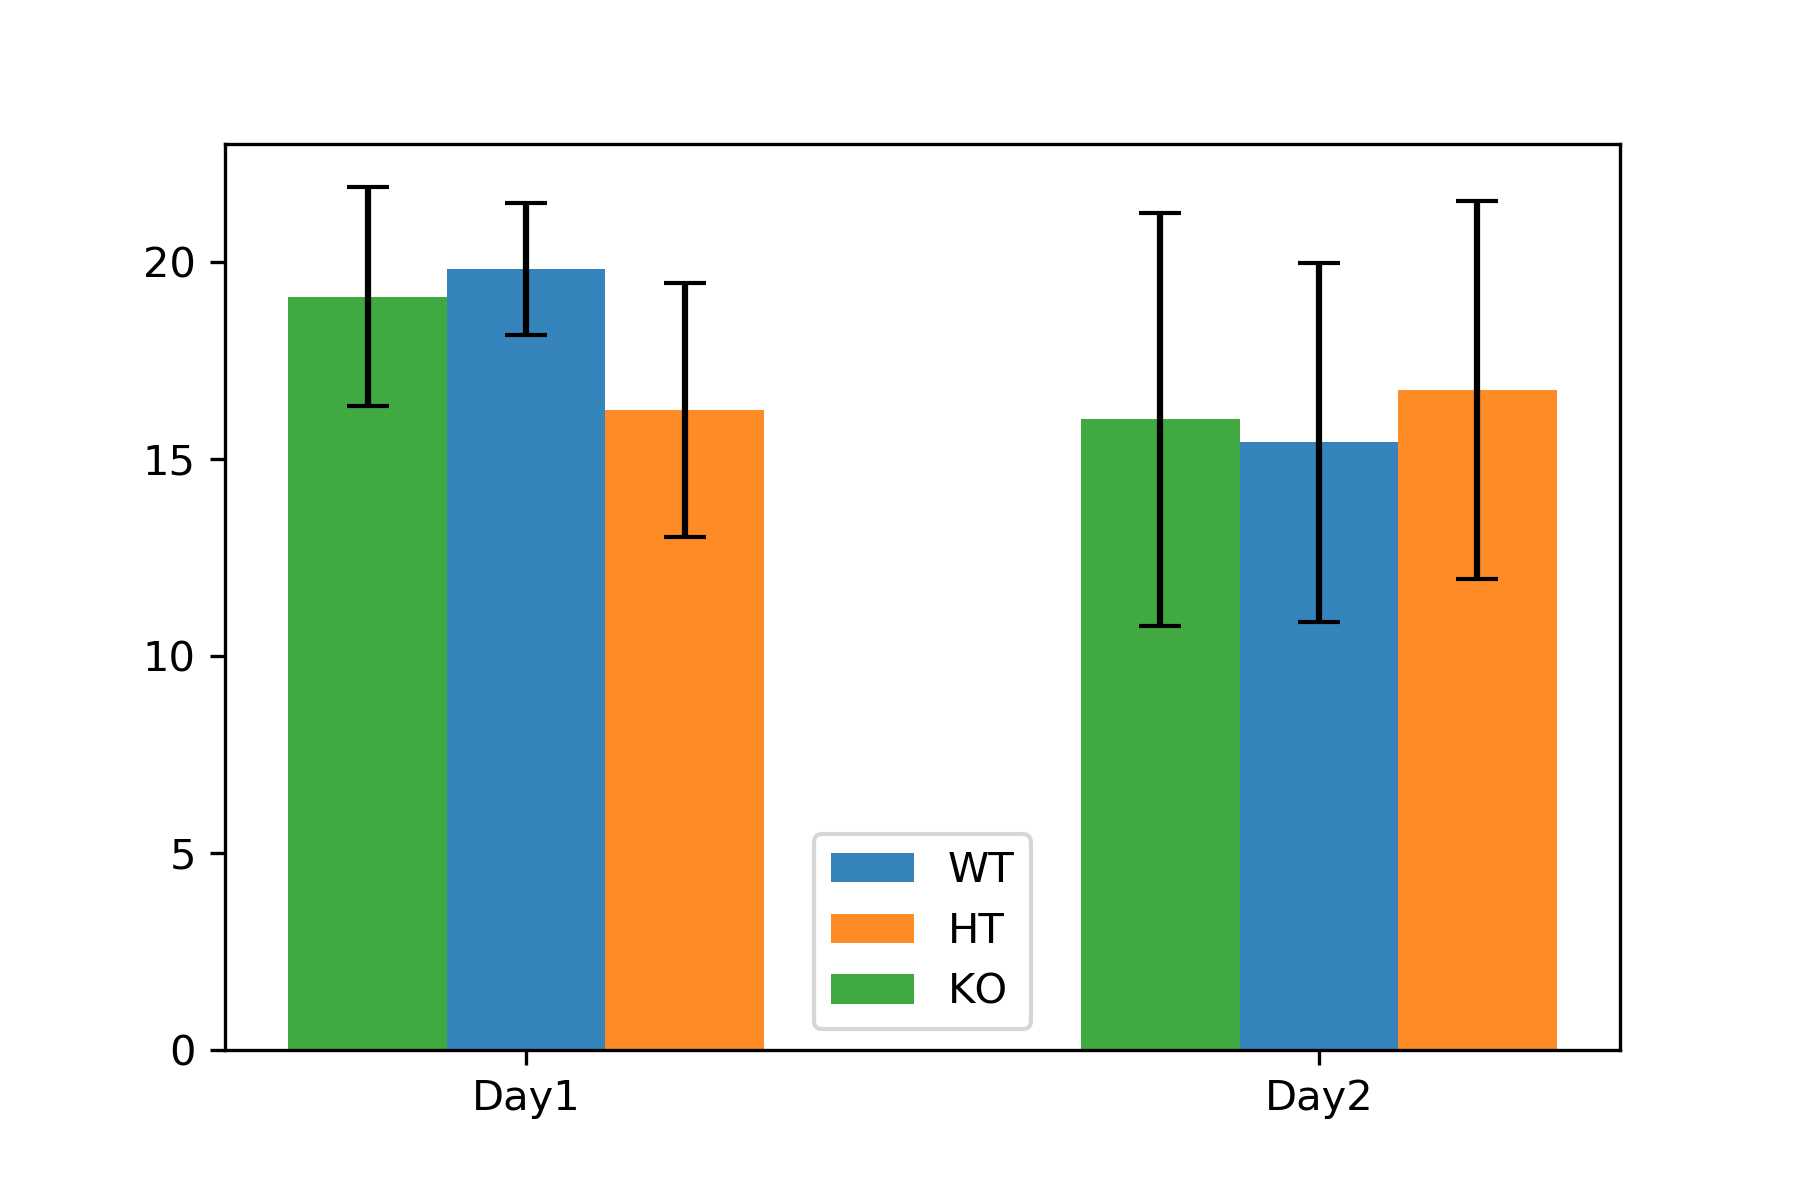

This figure's Python source:
#!/usr/bin/env python3
# -*- coding: utf-8 -*

import common
import statistics
import matplotlib.pyplot as plt
import numpy as np

data, start1, end1, start2, end2 = common.load_data(\
    '../data/comp+old-behav-flex/2017-03-20 11.02.07.zip', \
    '../data/comp+old-behav-flex/2017-03-20 19.58.27.zip', \
    '../data/comp+old-behav-flex/2017-03-21 09.53.27.zip', \
    phase1='Day 1', phase2='Day 2')

start = {'start1': start1, 'start2': start2}
end = {'end1': end1, 'end2': end2}
dataSets = ['Day 1', 'Day 2']

for i in range(1, 3):
    startStr = 'start' + str(i)
    endStr = 'end' + str(i)
    
    durationByMouse = dict()
    durationByGroup = dict()

    for mouse in sorted(data.getGroup()):
        if mouse != 'Cage9 Pump':
            mice = [data.getAnimal(m) for m in data.getGroup(mouse).Animals]
            visits = data.getVisits(\
                mice=mice, start=start[startStr], end=end[endStr])
            visitorNames = [v.Animal.Name for v in visits]
        
            if mouse[6:] not in durationByGroup:
                durationByGroup[mouse[6:]] = 0
        
            for mouse in set(visitorNames):
                if mouse != '19 WT' and mouse != '13 KO':
                
                    if mouse not in durationByMouse:
                        durationByMouse[mouse] = 0
                    
                    for j in range(0, len(visitorNames)):
                        if visitorNames[j] == mouse:
                            durationByMouse[mouse] = durationByMouse[mouse] \
                                + visits[j].Duration.total_seconds()
                            durationByGroup[mouse[-2:]] = \
                                durationByGroup[mouse[-2:]] + \
                                visits[j].Duration.total_seconds()
                            
    if i == 1:
        durationByMouse1 = durationByMouse
        durationByGroup1 = durationByGroup
        print('%s: %d seconds' % ('WT1', durationByGroup['WT']))
        print('%s: %d seconds' % ('HT1', durationByGroup['HT']))
        print('%s: %d seconds' % ('KO1', durationByGroup['KO']))
    else:
        durationByMouse2 = durationByMouse
        durationByGroup2 = durationByGroup
        print('%s: %d seconds' % ('WT2', durationByGroup['WT']))
        print('%s: %d seconds' % ('HT2', durationByGroup['HT']))
        print('%s: %d seconds' % ('KO2', durationByGroup['KO']))
        
for i in range(1, 3):
    startStr = 'start' + str(i)
    endStr = 'end' + str(i)
    
    pokesByMouse = dict()
    pokesByGroup = dict()

    for mouse in sorted(data.getGroup()):
        if mouse != 'Cage9 Pump':
            mice = [data.getAnimal(m) for m in data.getGroup(mouse).Animals]
            visits = data.getVisits(\
                mice=mice, start=start[startStr], end=end[endStr])
            visitorNames = [v.Animal.Name for v in visits]
        
            if mouse[6:] not in pokesByGroup:
                pokesByGroup[mouse[6:]] = 0
        
            for mouse in set(visitorNames):
                if mouse != '19 WT' and mouse != '13 KO':
                
                    if mouse not in pokesByMouse:
                        pokesByMouse[mouse] = 0
                    
                    for j in range(0, len(visitorNames)):
                        for k in range(0, len(visits[j].Nosepokes)):
                            if visitorNames[j] == mouse:
                                pokesByMouse[mouse] = \
                                    pokesByMouse[mouse] + \
                                visits[j].Nosepokes[k].Duration.total_seconds()
                                
                                pokesByGroup[mouse[-2:]] = \
                                    pokesByGroup[mouse[-2:]] + \
                                visits[j].Nosepokes[k].Duration.total_seconds()
                            
    if i == 1:
        pokesByMouse1 = pokesByMouse
        pokesByGroup1 = pokesByGroup
        print('%s: %d seconds' % ('WT1', pokesByGroup['WT']))
        print('%s: %d seconds' % ('HT1', pokesByGroup['HT']))
        print('%s: %d seconds' % ('KO1', pokesByGroup['KO']))
    else:
        pokesByMouse2 = pokesByMouse
        pokesByGroup2 = pokesByGroup
        print('%s: %d seconds' % ('WT2', pokesByGroup['WT']))
        print('%s: %d seconds' % ('HT2', pokesByGroup['HT']))
        print('%s: %d seconds' % ('KO2', pokesByGroup['KO']))
        
durationToPoke = [[0, 0, 0], [0, 0, 0]]        
for i in range(0, 2):
    if i == 0:
        analyzeDuration = durationByGroup1
        analyzePokes = pokesByGroup1
    else:
        analyzeDuration = durationByGroup2
        analyzePokes = pokesByGroup2
    
    for key,val in analyzePokes.items():
        if key == 'HT':
            durationToPoke[i][0] = (val / analyzeDuration[key]) * 100
        if key == 'KO':
            durationToPoke[i][1] = (val / analyzeDuration[key]) * 100
        if key == 'WT':
            durationToPoke[i][2] = (val / analyzeDuration[key]) * 100
            
pokesMouse = [pokesByMouse1, pokesByMouse2]
durationMouse = [durationByMouse1, durationByMouse2]       

WT1mice = [0 for x in range(10)]
HT1mice = [0 for x in range(10)]
KO1mice = [0 for x in range(10)]

WT2mice = [0 for x in range(10)]
HT2mice = [0 for x in range(10)]
KO2mice = [0 for x in range(10)]

w = 0
h = 0
k = 0
for i in range(0, 2):
    for mouse in set(pokesMouse[i]):
        if mouse[-2:] == 'WT':
            if i == 0:
                WT1mice[w] = pokesMouse[i][mouse] / durationMouse[i][mouse] \
                    * 100
                w = w + 1
            else:
                WT2mice[w] = pokesMouse[i][mouse] / durationMouse[i][mouse] \
                    * 100
                w = w + 1
        elif mouse[-2:] == 'HT':
            if i == 0:
                HT1mice[h] = pokesMouse[i][mouse] / durationMouse[i][mouse] \
                    * 100
                h = h + 1
            else:
                HT2mice[h] = pokesMouse[i][mouse] / durationMouse[i][mouse] \
                    * 100
                h = h + 1
        elif mouse[-2:] == 'KO':
            if i == 0:
                KO1mice[k] = pokesMouse[i][mouse] / durationMouse[i][mouse] \
                    * 100
                k = k + 1
            else:
                KO2mice[k] = pokesMouse[i][mouse] / durationMouse[i][mouse] \
                    * 100
                k = k + 1
    w = 0
    h = 0
    k = 0

from scipy import stats

stdevMice = [WT1mice, HT1mice, KO1mice, WT2mice, HT2mice, KO2mice]
semMice = [WT1mice, HT1mice, KO1mice, WT2mice, HT2mice, KO2mice]
normality = [WT1mice, HT1mice, KO1mice, WT2mice, HT2mice, KO2mice]

for i in range(0, len(stdevMice)):
    stdevMice[i] = statistics.stdev(stdevMice[i])
    semMice[i] = stats.sem(semMice[i])
    normality[i] = stats.shapiro(normality[i])

variance = stats.levene(WT1mice, HT1mice, KO1mice, WT2mice, HT2mice, KO2mice)

dunns = common.kw_dunn([WT1mice, HT1mice, KO1mice, WT2mice, HT2mice, KO2mice], \
                       [(3, 5), (4, 5)])
    
semWT = [semMice[0], semMice[3]]
semHT = [semMice[1], semMice[4]]
semKO = [semMice[2], semMice[5]]    
    
semWT = [semMice[0], semMice[3]]
semHT = [semMice[1], semMice[4]]
semKO = [semMice[2], semMice[5]]

width = 0.8

WT = [durationToPoke[0][2], durationToPoke[1][2]]
HT = [durationToPoke[0][0], durationToPoke[1][0]]
KO = [durationToPoke[0][1], durationToPoke[1][1]]

indices = np.arange(len(WT))

plt.bar(indices, WT, width = 0.25 * width, \
        color = 'tab:blue',  alpha = 0.9, label = 'WT', yerr = semWT, \
        capsize = 5)
plt.bar([i + 0.25 * width for i in indices], HT, width = 0.25 * width, \
        color = 'tab:orange', alpha = 0.9, label = 'HT', yerr = semHT, \
        capsize = 5)
plt.bar([i - 0.25 * width for i in indices], KO, width = 0.25 * width, \
        color = 'tab:green', alpha = 0.9, label = 'KO', yerr = semKO, \
        capsize = 5)

plt.xticks(indices, 
           ['Day{}'.format(i) for i in range(1, 3)] )

#plt.plot([0, 0, 1, 1], \
#         [WT[0]+100, WT[0]+300, WT[0]+300, WT[1]+100], lw = 1.5, c = 'k')
#plt.text(0.5, WT[0]+275, \
#    "***", ha = 'center', va = 'bottom', color = 'k')
#
#plt.plot([0.25 * width, 0.25 * width, 1 + 0.25 * width, 1 + 0.25 * width], \
#         [HT[0]+100, HT[0]+300, HT[0]+300, HT[1]+100], lw = 1.5, c = 'k')
#plt.text(((0.25 * width) + (1 + 0.25 * width)) * 0.5, HT[0]+275, \
#    "***", ha = 'center', va = 'bottom', color = 'k')
#
#plt.plot([0 - 0.25 * width, 0 - 0.25 * width, 1 - 0.25 * width, 1 - 0.25 * width], \
#         [KO[0]+100, KO[0]+300, KO[0]+300, KO[1]+100], lw = 1.5, c = 'k')
#plt.text(((0 - 0.25 * width) + (1 - 0.25 * width)) * 0.5, KO[0]+275, \
#    "*", ha = 'center', va = 'bottom', color = 'k')

plt.legend()

plt.show()

print('normality')
print(normality)
print(variance)
print('Dunns multiple comparison test, following a Kruskal-Wallis 1-way ANOVA')
print(dunns)
